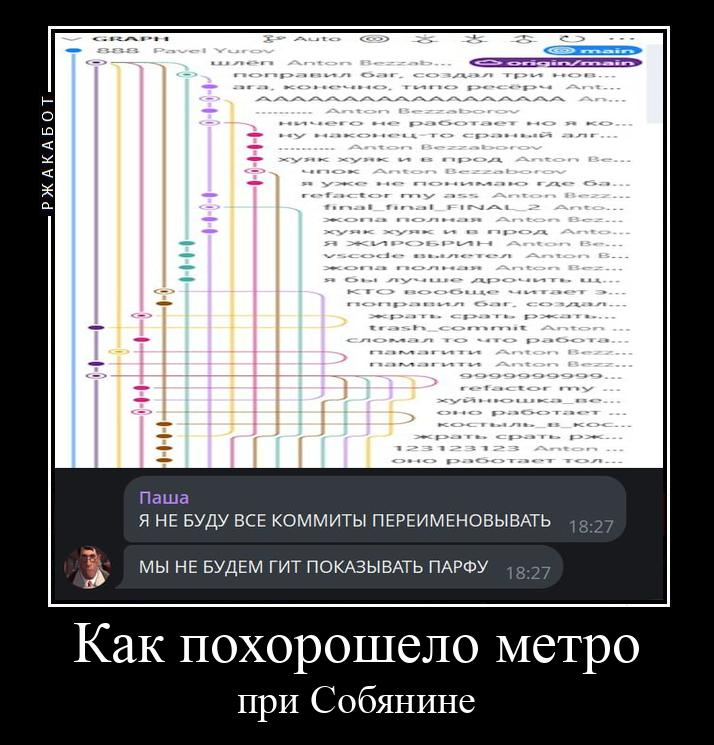
#> input picture images/commit.jpg, 714 x 745 px
$ python -i Poisson.py   (imports and definitions only)
#> lines starting #> are read from the running program, lines starting #| are printed output that depends on the picture; after the words box and inside, x2 and y2 are one past the last pixel; in counts of white or black regions, pixels touching at a corner belong together
import numpy as np
from scipy.signal import convolve2d
from numpy.fft import fft2, ifft2, fftshift
from scipy.sparse import diags
from scipy.sparse.linalg import cg
from skimage.restoration import denoise_tv_chambolle

class PoissonBlindDeconvolution:
    def __init__(self, lambda_=1e4, mu=0.04, beta_init=1.0,
                 gamma_init=2.0, xi=1e4, eta_init=1.0,
                 tau=10, T=100, sigma=2.0, zeta=10,
                 gamma_max=1e4, eta_max=2**14):
        """
        Полная реализация алгоритма слепой деконволюции для изображений с шумом Пуассона
        с TV и L0-нормальной регуляризацией градиентов согласно статье.

        Параметры:
        ----------
        lambda_ : float - параметр регуляризации для u (формула 10)
        mu : float - параметр TV регуляризации для PSF (формула 9)
        beta_init : float - начальное значение beta (формула 12)
        gamma_init : float - начальное значение gamma (формула 19)
        xi : float - параметр регуляризации для не-слепой деконволюции (формула 36)
        eta_init : float - начальное значение eta (формула 37)
        tau : float - скорость обновления beta (формула 12)
        T : float - максимальный шаг для beta (формула 12)
        sigma : float - коэффициент увеличения gamma (формула 22)
        zeta : float - скорость обновления eta (формула 41)
        gamma_max : float - максимальное значение gamma (формула 22)
        eta_max : float - максимальное значение eta (формула 22)
        """
        self.lambda_ = lambda_
        self.mu = mu
        self.beta = beta_init
        self.gamma_init = gamma_init
        self.xi = xi
        self.eta_init = eta_init
        self.tau = tau
        self.T = T
        self.sigma = sigma
        self.zeta = zeta
        self.gamma_max = gamma_max
        self.eta_max = eta_max

        # Операторы градиента (3x3 как в статье)
        self.kernel_x = np.array([[0, 0, 0], [0, -1, 1], [0, 0, 0]])  # Горизонтальный градиент
        self.kernel_y = np.array([[0, 0, 0], [0, -1, 0], [0, 1, 0]])   # Вертикальный градиент

    # [350 lines left out: functions blind_deconvolution, nonblind_deconvolution, solve_h_subproblem, solve_u_subproblem, solve_o_subproblem, not called in this run]

    def L0_gradient_minimization(self, I, lam=0.02, beta_max=1e5, kappa=2.0, max_iter=30):
        """
        Реализация Algorithm 1 из статьи [39]:
        "Image Smoothing via L0 Gradient Minimization" by Xu et al. 2011

        Решает: min_S { Σ_p (S_p - I_p)^2 + λ · C(S) }
        где C(S) = #{p | |∂xS_p| + |∂yS_p| ≠ 0} (формула 5 из [39])

        Параметры:
        ----------
        I : ndarray
            Входное изображение (одноканальное)
        lam : float
            Параметр сглаживания (λ) - контролирует уровень сглаживания
        beta_max : float
            Максимальное значение β (1e5 согласно статье)
        kappa : float
            Коэффициент увеличения β (2.0 согласно статье)
        max_iter : int
            Максимальное количество итераций (20-30 согласно статье)

        Возвращает:
        -----------
        ndarray
            Сглаженное изображение S
        """
        # =============================================================
        # Инициализация (Algorithm 1 из [39], строка 2)
        # S ← I, β ← β₀, i ← 0
        # β₀ = 2λ согласно разделу 3 статьи [39]
        # =============================================================
        S = I.copy()
        beta = 2 * lam  # β₀ = 2λ
        rows, cols = I.shape

        # =============================================================
        # Предварительные вычисления FFT операторов
        # Для формулы (8) из [39]: решение в частотной области
        # =============================================================
        # Операторы градиента (форвардные разности)
        dx_kernel = np.array([[0, 0, 0], [0, -1, 1], [0, 0, 0]])  # ∂/∂x
        dy_kernel = np.array([[0, 0, 0], [0, -1, 0], [0, 1, 0]])   # ∂/∂y

        # FFT операторов градиента
        F_dx = fft2(dx_kernel, s=(rows, cols))
        F_dy = fft2(dy_kernel, s=(rows, cols))
        F_dx_conj = np.conj(F_dx)  # F*(∂/∂x)
        F_dy_conj = np.conj(F_dy)  # F*(∂/∂y)

        # FFT единичного оператора (дельта-функция)
        # ВАЖНО: F(1) - не единица, а Фурье-образ дельта-функции!
        delta = np.zeros((rows, cols))
        delta[0, 0] = 1  # Дельта-функция в начале координат
        F_1 = fft2(delta)

        # Предварительный вычисленный знаменатель для формулы (8)
        F_denom = F_1 + beta * (F_dx_conj * F_dx + F_dy_conj * F_dy)

        # =============================================================
        # Основной цикл (Algorithm 1 из [39], строки 3-7)
        # =============================================================
        for iteration in range(max_iter):
            if beta >= beta_max:
                break

            # =========================================================
            # Шаг 1: Решение подзадачи (h, v) - формула (12) из [39]
            # With S, solve for h_p and v_p in Eq. (12)
            # =========================================================
            # Вычисление градиентов S
            grad_x = convolve2d(S, dx_kernel, mode='same', boundary='wrap')
            grad_y = convolve2d(S, dy_kernel, mode='same', boundary='wrap')

            # Вычисление (h, v) согласно формуле (12) из [39]
            threshold = lam / beta
            grad_magnitude_sq = grad_x**2 + grad_y**2

            # Бинарная маска: 1 если сохраняем градиент, 0 если обнуляем
            mask = grad_magnitude_sq > threshold

            # Применение порога (формула 12 из [39])
            h = np.where(mask, grad_x, 0)
            v = np.where(mask, grad_y, 0)
            # Соответствует: (h_p, v_p) = { (0, 0) если (∂xS_p)² + (∂yS_p)² ≤ λ/β
            # { (∂xS_p, ∂yS_p) иначе

            # =========================================================
            # Шаг 2: Решение подзадачи S - формула (8) из [39]
            # With h and v, solve for S with Eq. (8)
            # =========================================================
            # Вычисление числителя для формулы (8)
            F_I = fft2(I)
            F_h = fft2(h)
            F_v = fft2(v)

            numerator = F_I + beta * (F_dx_conj * F_h + F_dy_conj * F_v)

            # Решение в частотной области
            S_freq = numerator / F_denom
            # Соответствует: S = F⁻¹[ (F(I) + β(F*(∂x)F(h) + F*(∂y)F(v))) / (F(1) + β(F*(∂x)F(∂x) + F*(∂y)F(∂y))) ]
            S = np.real(ifft2(S_freq))

            # =========================================================
            # Шаг 3: Увеличение β - формула из раздела 3 [39]
            # β ← κβ
            # =========================================================
            beta = min(beta * kappa, beta_max)

        return S

    # [150 lines left out: functions _solve_x_subproblem, _solve_y_subproblem, _solve_o_nonblind, not called in this run]

>>> import cv2
>>> picture = cv2.imread('../images/commit.jpg', cv2.IMREAD_GRAYSCALE)
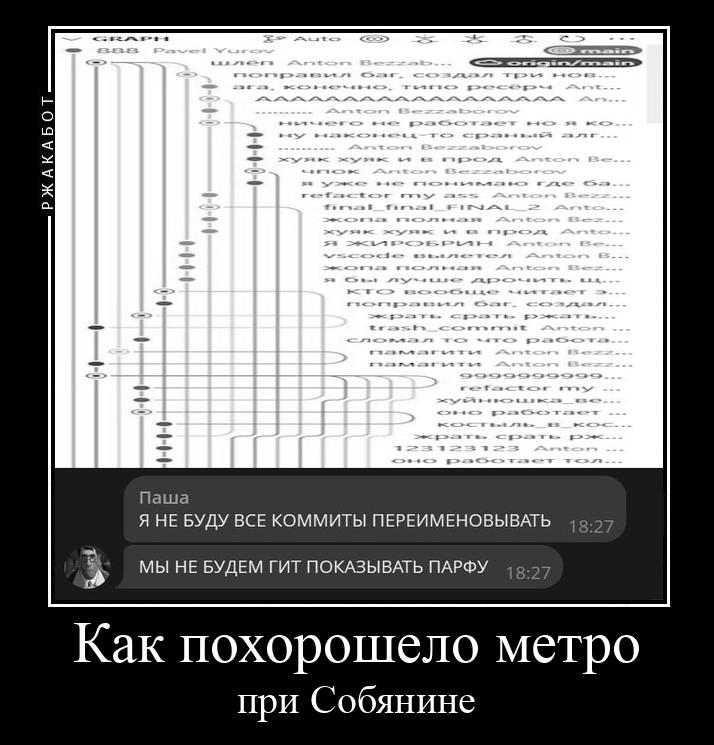
#> picture: shape (745, 714); min 0, max 255, mean 132.9
>>> result = PoissonBlindDeconvolution().L0_gradient_minimization(picture)
#> the loop in L0_gradient_minimization, `for iteration in range(max_iter):` made 23 passes
#> pass 1, in L0_gradient_minimization, `grad_x = convolve2d(S, dx_kernel, mode='same', boundary='wrap')`:
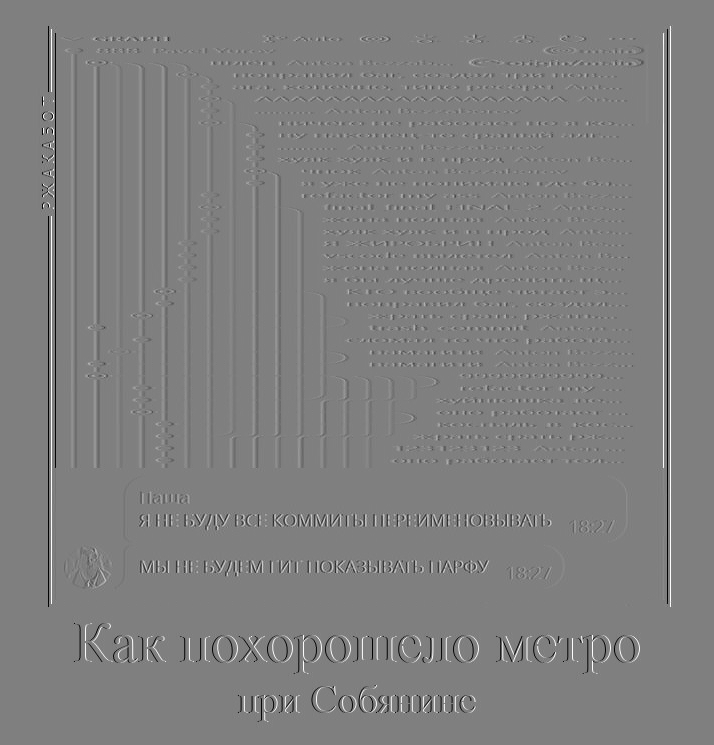
#> grad_x: shape (745, 714) int64; min -255, max 255, mean 0; drawn with min black and max white
#> pass 1, in L0_gradient_minimization, `grad_y = convolve2d(S, dy_kernel, mode='same', boundary='wrap')`:
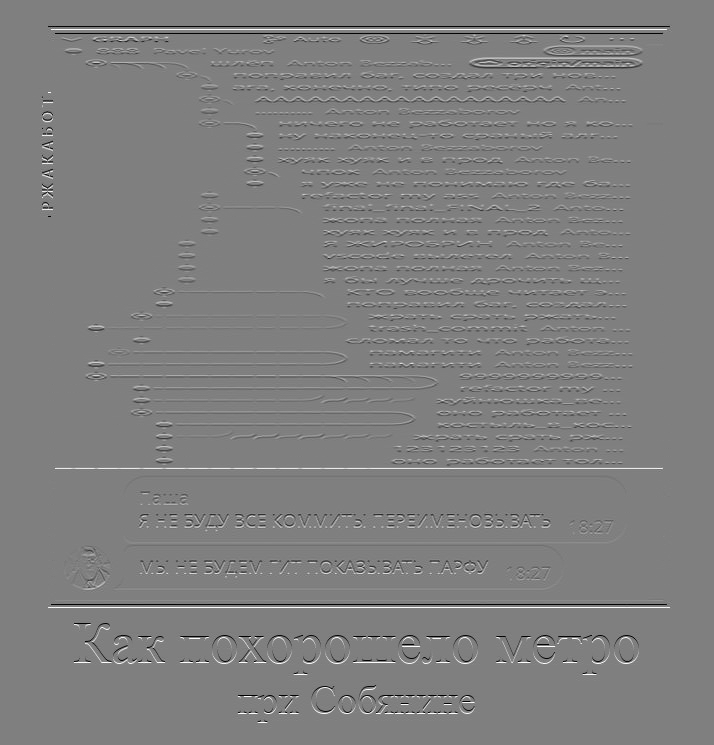
#> grad_y: shape (745, 714) int64; min -255, max 255, mean 0; drawn with min black and max white
#> pass 1, in L0_gradient_minimization, `grad_magnitude_sq = grad_x**2 + grad_y**2`:
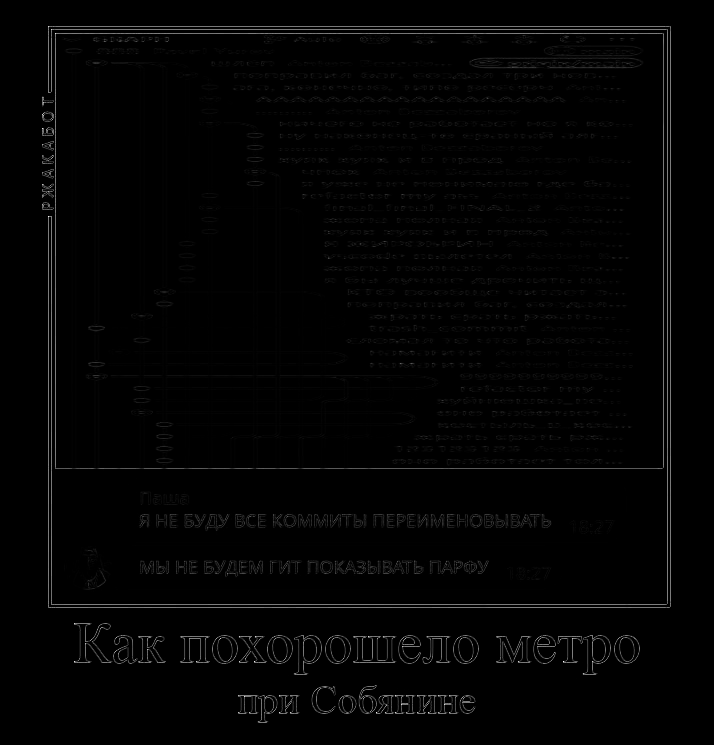
#> grad_magnitude_sq: shape (745, 714) int64; min 0, max 130050, mean 1759.9; drawn with min black and max white
#> pass 1, in L0_gradient_minimization, `mask = grad_magnitude_sq > threshold`:
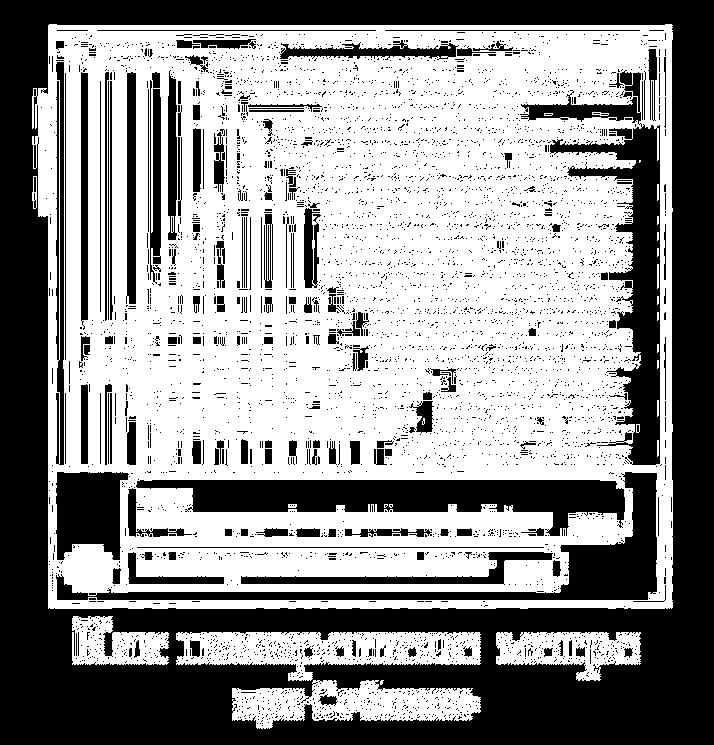
#> mask: shape (745, 714) bool; 57% white; 5192 black regions (4994 under 20 px), largest, box (x1, y1, x2, y2) and area: (0, 0, 714, 745) 140000, (136, 480, 625, 536) 14187, (520, 70, 660, 465) 13580
#> after the loop in L0_gradient_minimization, `for iteration in range(max_iter):`:
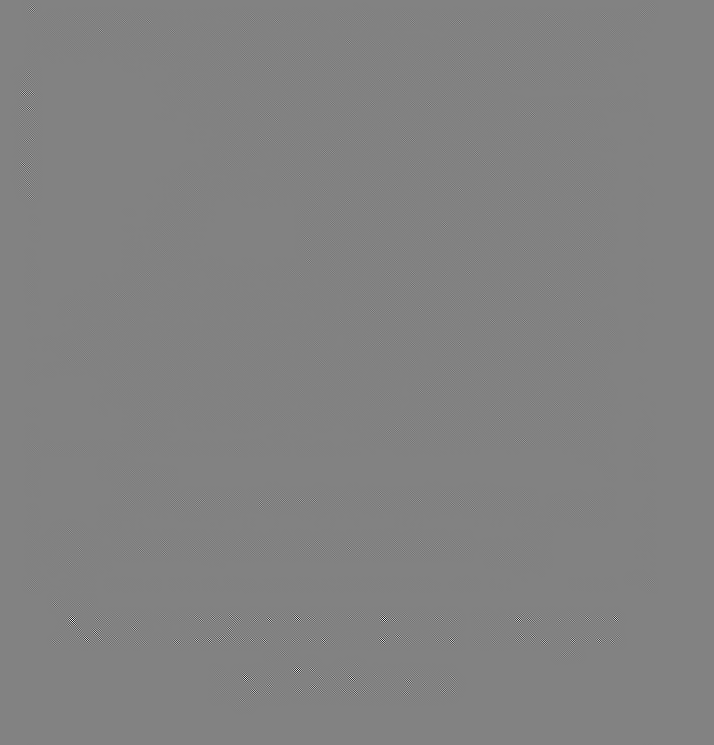
#> S: shape (745, 714) float64; min -2.28e+58, max 2.19e+58, mean 4.76e+38; drawn with min black and max white
#> after the loop in L0_gradient_minimization, `for iteration in range(max_iter):`: mask: shape (745, 714) bool; every value is 1
